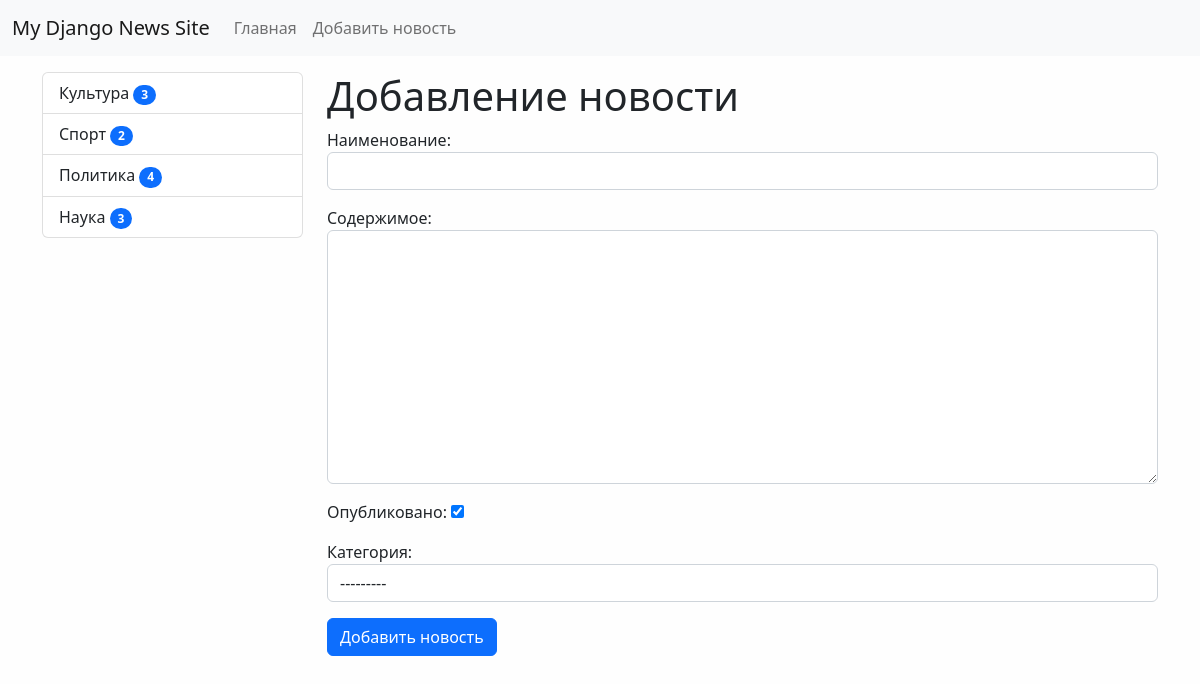
The app's page /news/add-news/ with its own data.
### news/models.py (models this page shows)
class Category(models.Model):
    title = models.CharField(max_length=150, db_index=True, verbose_name='наименование категории')
    def get_absolute_url(self):
        return reverse('category', kwargs={'category_id': self.pk})
    def __str__(self):
        return self.title
    class Meta:
        verbose_name = 'категория'
        verbose_name_plural = 'категории'
        ordering = ['title']

### news/views.py (the view)
# urls.py: path('news/add-news/', CreateNews.as_view(), name='add_news'),
class CreateNews(CreateView):
    form_class = NewsForm
    template_name = 'news/add_news.html'

### news/forms.py (shortened to what this page needs)
class NewsForm(forms.ModelForm):
    class Meta:
        model = News
        fields = ['title', 'content', 'is_published', 'category']
        widgets = {
            'title': forms.TextInput(attrs={'class': 'form-control'}),
            'content': forms.Textarea(attrs={'class': 'form-control'}),
            'category': forms.Select(attrs={'class': 'form-control'})
        }

### news/templatetags/news_tags.py (called while the page is built)
@register.inclusion_tag('news/list_categories.html')
def show_categories(arg1='Hello', arg2='world'):
    categories = Category.objects.annotate(cnt = Count('news')).filter(cnt__gt=0)
    return {"categories": categories, 'arg1': arg1,'arg2': arg2}

### news/templates/news/add_news.html (shortened to what this page needs)
{% extends 'base.html' %}
{% block sidebar %}
{% include 'inc/_sidebar.html' %}
{% endblock %}
{% block content %}
<h1>Добавление новости</h1>
<form action="{% url 'add_news' %}" method="post">
    {{ form.as_p }}
    <button type="submit" class="btn btn-primary btn-block">Добавить новость</button>
</form>
{% endblock %}

### news/templates/news/list_categories.html
<div class="list-group">
    {% for item in categories %}
    <a href="{{ item.get_absolute_url }}" class="list-group-item list-group-item-action">{{ item.title }}
     <span class="badge bg-primary rounded-pill">{{ item.cnt }}</span> </a>
    {% endfor %}
</div>

### mysite/static/css/style.css (style rules this page uses)
body { background-color: #fefefe; }

### records on screen
Category: title "Культура", cnt "3"
Category: title "Спорт", cnt "2"
Category: title "Политика", cnt "4"
Category: title "Наука", cnt "3"
